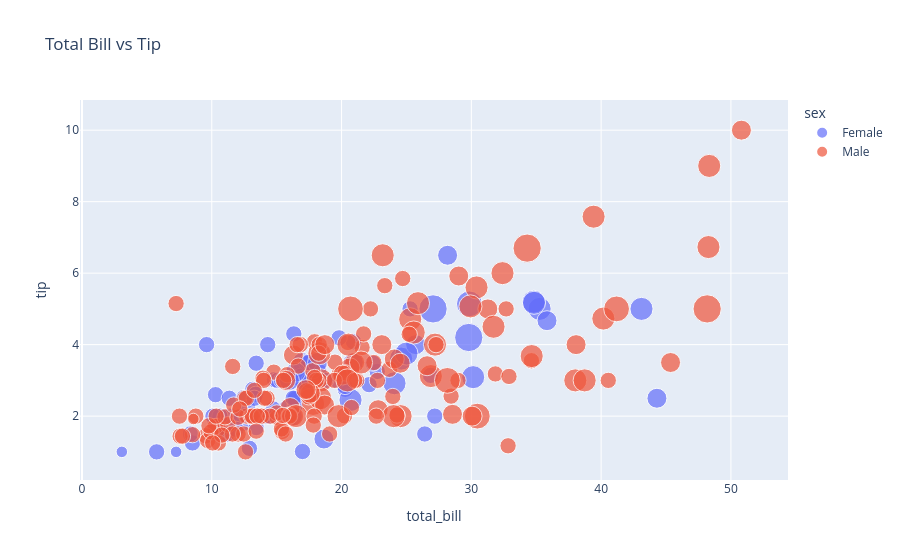

Notebook code cell kept with this figure:
### Code cell
px.scatter(tips, x='total_bill', y='tip', color='sex',
           size='size', hover_data=['day', 'time'],
           title='Total Bill vs Tip')

### Figure 1 — Plotly figure (JSON) as saved in the notebook; plotly's stock layout.template omitted (floating-point values rounded to 4 significant figures; data arrays with more than 128 entries replaced by an {"elided": "..."} marker saying what was removed)
{"data": [{"customdata": {"elided": "87x2 str values"}, "hovertemplate": "sex=Female<br>total_bill=%{x}<br>tip=%{y}<br>size=%{marker.size}<br>day=%{customdata[0]}<br>time=%{customdata[1]}<extra></extra>", "legendgroup": "Female", "marker": {"color": "#636efa", "size": [2, 4, 4, 2, 3, 3, 2, 2, 2, 2, 4, 3, 2, 4, 2, 2, 1, 3, 2, 2, 2, 1, 4, 2, 2, 2, 2, 2, 3, 2, 2, 2, 1, 3, 2, 2, 2, 4, 2, 2, 6, 2, 2, 2, 2, 2, 2, 2, 2, 2, 2, 2, 6, 2, 2, 3, 2, 5, 4, 2, 3, 2, 2, 2, 2, 3, 3, 2, 4, 2, 2, 2, 2, 3, 2, 2, 3, 2, 4, 2, 3, 2, 2, 2, 3, 2, 2], "sizemode": "area", "sizeref": 0.015, "symbol": "circle"}, "mode": "markers", "name": "Female", "orientation": "v", "showlegend": true, "type": "scatter", "x": [16.99, 24.59, 35.26, 14.83, 10.33, 16.97, 20.29, 15.77, 19.65, 15.06, 20.69, 16.93, 10.29, 34.81, 26.41, 16.45, 3.07, 17.07, 26.86, 25.28, 14.73, 10.07, 34.83, 5.75, 16.32, 22.75, 11.35, 15.38, 44.3, 22.42, 20.92, 14.31, 7.25, 25.71, 17.31, 10.65, 12.43, 24.08, 13.42, 12.48, 29.8, 14.52, 11.38, 20.27, 11.17, 12.26, 18.26, 8.51, 10.33, 14.15, 13.16, 17.47, 27.05, 16.43, 8.35, 18.64, 11.87, 29.85, 25.0, 13.39, 16.21, 17.51, 10.59, 10.63, 9.6, 20.9, 18.15, 19.81, 43.11, 13.0, 12.74, 13.0, 16.4, 16.47, 12.76, 13.27, 28.17, 12.9, 30.14, 13.42, 15.98, 16.27, 10.09, 22.12, 35.83, 27.18, 18.78], "xaxis": "x", "y": [1.01, 3.61, 5.0, 3.02, 1.67, 3.5, 2.75, 2.23, 3.0, 3.0, 2.45, 3.07, 2.6, 5.2, 1.5, 2.47, 1.0, 3.0, 3.14, 5.0, 2.2, 1.83, 5.17, 1.0, 4.3, 3.25, 2.5, 3.0, 2.5, 3.48, 4.08, 4.0, 1.0, 4.0, 3.5, 1.5, 1.8, 2.92, 1.68, 2.52, 4.2, 2.0, 2.0, 2.83, 1.5, 2.0, 3.25, 1.25, 2.0, 2.0, 2.75, 3.5, 5.0, 2.3, 1.5, 1.36, 1.63, 5.14, 3.75, 2.61, 2.0, 3.0, 1.61, 2.0, 4.0, 3.5, 3.5, 4.19, 5.0, 2.0, 2.01, 2.0, 2.5, 3.23, 2.23, 2.5, 6.5, 1.1, 3.09, 3.48, 3.0, 2.5, 2.0, 2.88, 4.67, 2.0, 3.0], "yaxis": "y"}, {"customdata": {"elided": "157x2 str values"}, "hovertemplate": "sex=Male<br>total_bill=%{x}<br>tip=%{y}<br>size=%{marker.size}<br>day=%{customdata[0]}<br>time=%{customdata[1]}<extra></extra>", "legendgroup": "Male", "marker": {"color": "#EF553B", "size": {"elided": "157 int values"}, "sizemode": "area", "sizeref": 0.015, "symbol": "circle"}, "mode": "markers", "name": "Male", "orientation": "v", "showlegend": true, "type": "scatter", "x": {"elided": "157 float values"}, "xaxis": "x", "y": {"elided": "157 float values"}, "yaxis": "y"}], "layout": {"legend": {"itemsizing": "constant", "title": {"text": "sex"}, "tracegroupgap": 0}, "title": {"text": "Total Bill vs Tip"}, "xaxis": {"anchor": "y", "domain": [0, 1], "title": {"text": "total_bill"}}, "yaxis": {"anchor": "x", "domain": [0, 1], "title": {"text": "tip"}}}}
